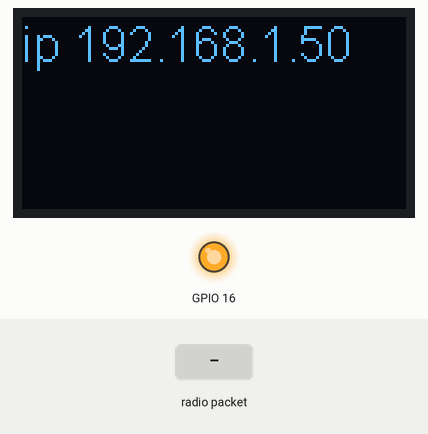
The sketch below on a simulated ESP32. On the bench: 128×64 one-colour display, output pins drawn as LEDs (lit = HIGH). The test bench sets the inputs (shaded band). WiFi joins after 1.5 s; servers stay silent unless stated; no radio packets arrive unless stated; no MQTT or app messages arrive unless stated; what the sketch prints to the serial monitor is not drawn.

Above: at 2.8 s.
2.9 s: radio packet "1" arrives
At 4.1 s:
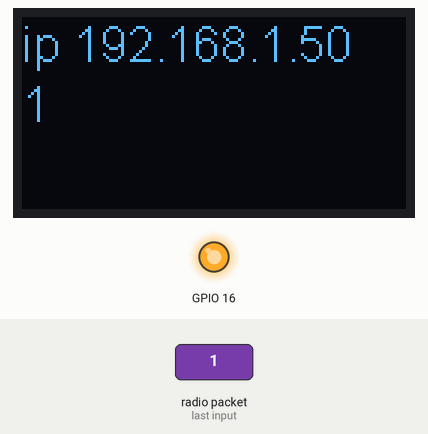
4.4 s: radio packet "0" arrives
At 5.1 s:
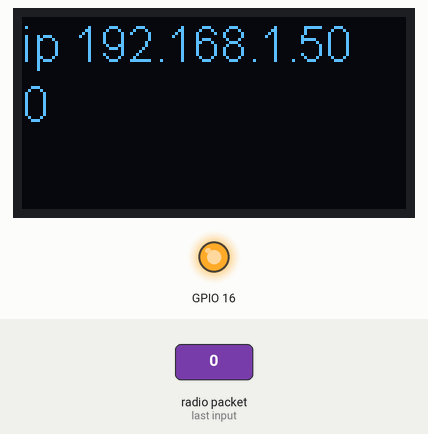
Timing chart, 0 to 7.4 s (numbered marks = the images above; inputs shaded):
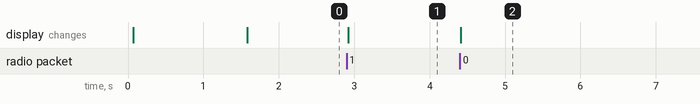

Measured:
- after the input at 2.9 s, the display: changes at once (image 1)
- after the input at 4.4 s, the display: changes at once (image 2)

The sketch:

AWS_ESP32_Loadcell.ino
```cpp
//https://aws.amazon.com/ko/blogs/compute/building-an-aws-iot-core-device-using-aws-serverless-and-an-esp32/
// youtube https://youtu.be/kgJMwPFN30M  AWS+ESP32 참조
#include <pgmspace.h>
#include "secrets.h"
#include <WiFiClientSecure.h>
#include <MQTTClient.h>
#include <ArduinoJson.h>
#include <WiFi.h>
#include <SPI.h>
#include <LoRa.h>
#include <Wire.h>
#include "SSD1306.h"
#include "images.h"
#include <time.h>

#define SECRET
#define THINGNAME "Mtest"
// The MQTT topics that this device should publish/subscribe
#define AWS_IOT_PUBLISH_TOPIC   "outTopic"
#define AWS_IOT_SUBSCRIBE_TOPIC "inTopic"

WiFiClientSecure net = WiFiClientSecure();
MQTTClient client = MQTTClient(256);

const char WIFI_SSID[] = "i2r";
const char WIFI_PASSWORD[] = "00000000";
const char AWS_IOT_ENDPOINT[] = "a2drjbpnpn5qah-ats.iot.us-east-2.amazonaws.com";

#define SCK     5    // GPIO5  -- SX1278's SCK
#define MISO    19   // GPIO19 -- SX1278's MISO
#define MOSI    27   // GPIO27 -- SX1278's MOSI
#define SS      18   // GPIO18 -- SX1278's CS
#define RST     14   // GPIO14 -- SX1278's RESET
#define DI0     26   // GPIO26 -- SX1278's IRQ(Interrupt Request)
#define BAND    923E6

String rssi = "RSSI --";
String packSize = "--";
String packet ;

//==================================================
//OLED pins to ESP32 GPIOs via this connecthin:
//OLED_SDA -- GPIO4
//OLED_SCL -- GPIO15
//OLED_RST -- GPIO16
SSD1306  display(0x3c, 4, 15);

unsigned long lastConnectTry = 0;
unsigned int sWifi;
uint64_t chipid;
String chipidS;
char msg[100];

void drawFontFaceDemo() {
    display.clear();
    String s;
    if(sWifi!=WL_DISCONNECTED)
      s="ip "+toStringIp(WiFi.localIP());
    else
      s="wifi disconnected";
    display.drawString(0, 0, s);
    display.drawString(0, 20, packet);
    display.display();
}

void cbk(int packetSize) {
  packet ="";
  packSize = String(packetSize,DEC);
  for (int i = 0; i < packetSize; i++) { packet += (char) LoRa.read(); }
  rssi = "RSSI " + String(LoRa.packetRssi(), DEC) ;
  Serial.println(rssi);
  Serial.println(packet);
  drawFontFaceDemo();
  packet.toCharArray(msg, packet.length()+1);
  client.publish(AWS_IOT_PUBLISH_TOPIC, msg);
}

void connectAWS()
{
  WiFi.mode(WIFI_STA);
  WiFi.begin(WIFI_SSID, WIFI_PASSWORD);

  Serial.println("Connecting to Wi-Fi");

  while (WiFi.status() != WL_CONNECTED){
    delay(500);
    Serial.print(".");
  }
  drawFontFaceDemo();

  // Configure WiFiClientSecure to use the AWS IoT device credentials
  net.setCACert(AWS_CERT_CA);
  net.setCertificate(AWS_CERT_CRT);
  net.setPrivateKey(AWS_CERT_PRIVATE);

  // Connect to the MQTT broker on the AWS endpoint we defined earlier
  client.begin(AWS_IOT_ENDPOINT, 8883, net);

  // Create a message handler
  client.onMessage(messageHandler);

  Serial.print("Connecting to AWS IOT");

  while (!client.connect(THINGNAME)) {
    Serial.print(".");
    delay(100);
  }

  if(!client.connected()){
    Serial.println("AWS IoT Timeout!");
    return;
  }

  // Subscribe to a topic
  client.subscribe(AWS_IOT_SUBSCRIBE_TOPIC);

  Serial.println("AWS IoT Connected!");
}

void publishMessage()
{
  StaticJsonDocument<200> doc;
  doc["time"] = millis();
  doc["sensor_a0"] = analogRead(0);
  char jsonBuffer[512];
  serializeJson(doc, jsonBuffer); // print to client

  client.publish(AWS_IOT_PUBLISH_TOPIC, jsonBuffer);
}

void messageHandler(String &topic, String &payload) {
  Serial.println("incoming: " + topic + " - " + payload);

//  StaticJsonDocument<200> doc;
//  deserializeJson(doc, payload);
//  const char* message = doc["message"];
}

void setup() {
  DisplaySetup();
  Serial.begin(9600);
  chipid=ESP.getEfuseMac();//The chip ID is essentially its MAC address(length: 6 bytes).
  chipidS=String(((uint16_t)(chipid>>32)),HEX)+String(((uint32_t)chipid),HEX);
  Serial.println(chipidS);
  connectAWS();

    while (!Serial);
  Serial.println();
  Serial.println("LoRa Receiver Callback");
  SPI.begin(SCK,MISO,MOSI,SS);
  LoRa.setPins(SS,RST,DI0);
  if (!LoRa.begin(923E6)) {
    Serial.println("Starting LoRa failed!");
    while (1);
  }
  //LoRa.onReceive(cbk);
  LoRa.receive();
  Serial.println("init ok");
}

void DisplaySetup() {
  pinMode(16,OUTPUT);
  digitalWrite(16, LOW);    // set GPIO16 low to reset OLED
  delay(50);
  digitalWrite(16, HIGH); // while OLED is running, must set GPIO16 in high
  // Initialising the UI will init the display too.
  display.init();
  display.flipScreenVertically();
  display.setFont(ArialMT_Plain_16);
  display.setTextAlignment(TEXT_ALIGN_LEFT);
}

void loop() {
  int packetSize = LoRa.parsePacket();
  if (packetSize) { cbk(packetSize);  }
  delay(10);
  //publishMessage();
  client.loop();
}
```

secrets.h
```cpp
// Amazon Root CA 1
static const char AWS_CERT_CA[] PROGMEM = R"EOF(
-----BEGIN CERTIFICATE-----
AYYwHQYDVR0OBBYEFIQYzIU07LwMlJQuCFmcx7IQTgoIMA0GCSqGSIb3DQEBCwUA
A4IBAQCY8jdaQZChGsV2USggNiMOruYou6r4lK5IpDB/G/wkjUu0yKGX9rbxenDI
U5PMCCjjmCXPI6T53iHTfIUJrU6adTrCC2qJeHZERxhlbI1Bjjt/msv0tadQ1wUs
N+gDS63pYaACbvXy8MWy7Vu33PqUXHeeE6V/Uq2V8viTO96LXFvKWlJbYK8U90vv
o/ufQJVtMVT8QtPHRh8jrdkPSHCa2XV4cdFyQzR1bldZwgJcJmApzyMZFo6IQ6XU
5MsI+yMRQ+hDKXJioaldXgjUkK642M4UwtBV8ob2xJNDd2ZhwLnoQdeXeGADbkpy
rqXRfboQnoZsG4q5WTP468SQvvG5
-----END CERTIFICATE-----
)EOF";

// Device Certificate
static const char AWS_CERT_CRT[] PROGMEM = R"KEY(
-----BEGIN CERTIFICATE-----
EnVuu0SfXbz8lHV6wWDdZ9TSWJm+kpsFeYOQqrVc6D8pfiYR5Nv4M/4lOh316Gpn
zKx0eDM6/uxyvSks8dqugdoL/oDIIs61BaBh32ijAksuDEukjzywCVmYn8iIqOef
vccCAwEAAaNgMF4wHwYDVR0jBBgwFoAUTcL3sUo+xnyhpik+UBy7eVAhJogwHQYD
VR0OBBYEFIt4SHDJ3VXrWR6V+GXY/hyXoF/LMAwGA1UdEwEB/wQCMAAwDgYDVR0P
AQH/BAQDAgeAMA0GCSqGSIb3DQEBCwUAA4IBAQBWN49AAI89fvBOQWVluSrFcBYP
2/T7hWNM8ulB06RlryAXyJVa52rGdzFVsoTv9mXR5+XGrZ8mugzL2GteeGMB2MU6
13QSdYy+3n2H6r5Kbx9UtWjuTmV+FUJ5RO8yPUuTYJ5K1RyeQgfnK4hxq1/AiF3b
tqQZk2VKWcuhk15acVLbKBHLCB8xtSBoyLo54NlggEkzaHwCKGCHy8C/nX2gQYXC
tA9KMzPG23GaehXGC4vhLxET2nd0Ue/fqSAkuAAp0Mr+2tZn7i2gXE4SYGQ5DN/p
RHEqIJMcmzd2nlayMi/dj6zITBoMzxnkjJNOFJAw1HJZ69zPXE+9hDqh3SdZ
-----END CERTIFICATE-----
)KEY";

// Device Private Key
static const char AWS_CERT_PRIVATE[] PROGMEM = R"KEY(
-----BEGIN RSA PRIVATE KEY-----
MIIEowIBAAKCAQEAxtb2NV4qR9t3BYeQPreWfIER4He74bfkTtEGiTZnJfKWHnmq
qVsbbHKI9QD5cyE8c1j3rsG6vRmxWngprR+MtSbKapsQ68oNsa4nMe4fR5huemRC
oorG3e7XIDZBVb2UycX+K4w1ohqVJyoZAq7tGyf+hMIUY4Mmc2QwJaUxx/l5plLh
HRTW6fVDFw2CDllx6suZB5BgvsbRgW1hCPASdW67RJ9dvPyUdXrBYN1n1NJYmb6S
caSQUL7ZqvIqChYWa1UpPGJydnU/pOAnB4QT3/Fn4bpsK5aCq+xyHlcpDd9W/gZy
7QRF207PjRyxz6TrDesQ+HxUeM5ymwYONZwdwXHDxuBYfTuJkb+INUrrQx7749Ch
4DHvT8BQq5g7WENtBjITA0cCgYA8aZrZH/Aa5xuBbgglEmyNmq8nEIMH6dtRY8Mq
zRxC+QbSkshsEDXe7Ev2/7O7tWv6PbPMKHP3t8WpX24xTczAUOaBxHGfqGOfKHU5
QxV982DM6g+I1sfgcrUeEJ07TtSm6CCIrhEuiLOgpoMRNhMxmsDPkc84N8JMm4yn
cGLyXQKBgDndfa3WD5W01MTFNzAAc8YopwArVGFy7kzVLDHByT/3/owVcO6hWOtR
PeiNO+YTl8SnKWUvq2sUHfeye7eLLuWOx6lErdkUZn+98WRFTzKTtEB4yUDbfJ8D
EBIWv7FqKmjT3Cx38ZxWjVCPuN0sDe7LCxI778TD5lzLjBJQXyVH
-----END RSA PRIVATE KEY-----
)KEY";
//Enter the name of your AWS IoT thing, MyNewESP
```

tools.ino
```cpp
/** Is this an IP? */
boolean isIp(String str) {
  for (size_t i = 0; i < str.length(); i++) {
    int c = str.charAt(i);
    if (c != '.' && (c < '0' || c > '9')) {
      return false;
    }
  }
  return true;
}

/** IP to String? */
String toStringIp(IPAddress ip) {
  String res = "";
  for (int i = 0; i < 3; i++) {
    res += String((ip >> (8 * i)) & 0xFF) + ".";
  }
  res += String(((ip >> 8 * 3)) & 0xFF);
  return res;
}
```

Source omitted: images.h (data table, 5377 bytes)
